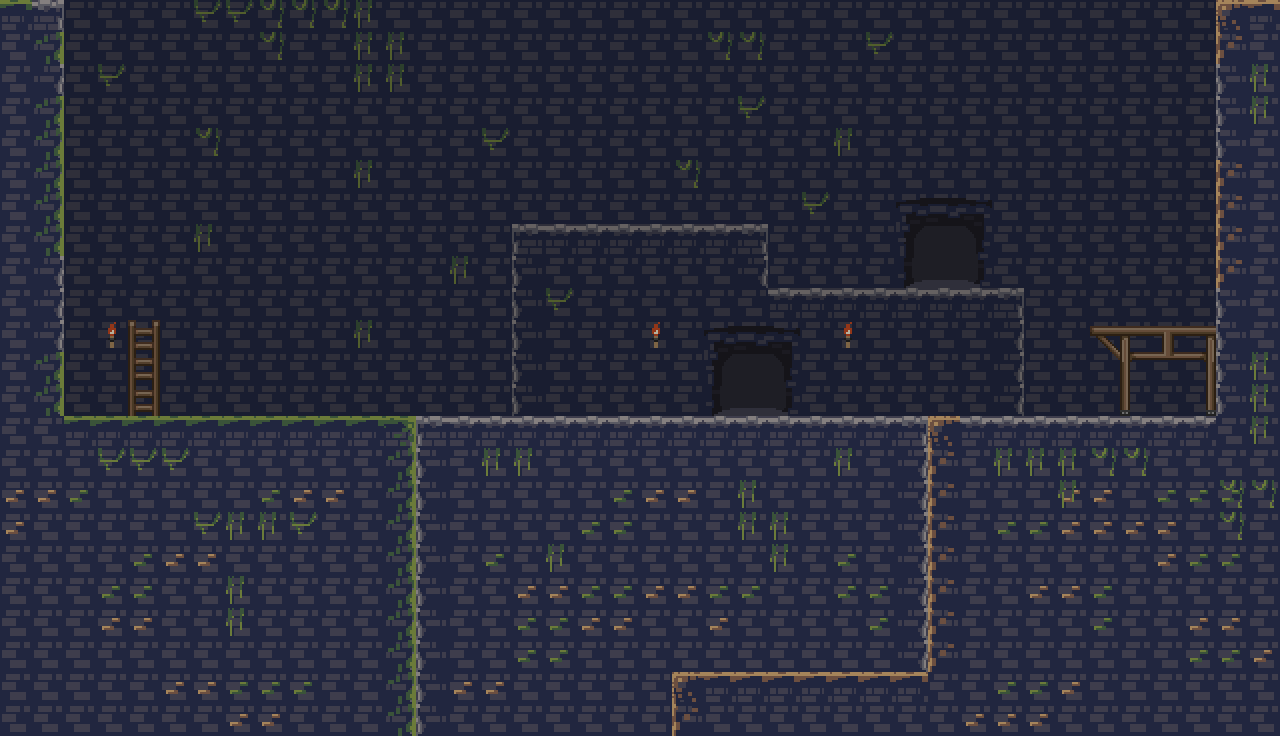

Tiled map render using the project's own tile images. Description and the map definition, with tile-layer contents summarised, below:
An orthogonal 40x23 tile map with 32x32 px tiles, 6 tile layers (0, 1, 2, 3, ...), 2 tilesets.

<map version="1.10" tiledversion="1.11.2" orientation="orthogonal" renderorder="right-down" width="40" height="23" tilewidth="32" tileheight="32" infinite="0" nextlayerid="7" nextobjectid="1">
 <tileset firstgid="1" source="../Tilesets/tileset_0.tsx" />
 <tileset firstgid="883" source="../Tilesets/Platform0.tsx" />
 <layer id="2" name="0" width="40" height="23">
  <data>[920 cells, 920 non-empty, 1 distinct tile ids]</data>
 </layer>
 <layer id="4" name="1" width="40" height="23">
  <data>[920 cells, 23 non-empty, 5 distinct tile ids]</data>
 </layer>
 <layer id="3" name="2" width="40" height="23">
  <data>[920 cells, 75 non-empty, 30 distinct tile ids]</data>
 </layer>
 <layer id="5" name="3" width="40" height="23">
  <data>[920 cells, 828 non-empty, 2 distinct tile ids]</data>
 </layer>
 <layer id="1" name="4" width="40" height="23">
  <data>[920 cells, 452 non-empty, 14 distinct tile ids]</data>
 </layer>
 <layer id="6" name="5" width="40" height="23">
  <data>[920 cells, 48 non-empty, 8 distinct tile ids]</data>
 </layer>
</map>
